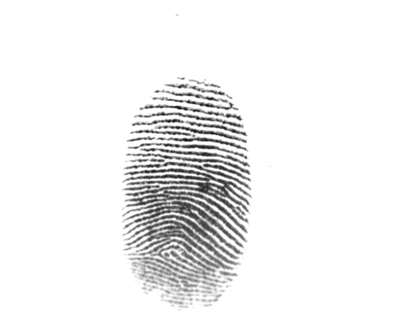
%> input picture 第二场/code/第1题附件/01.tif, 420 x 315 px, shrunk from 640 x 480 before the run
$ octave im.m   (GNU Octave 9; MATLAB toolbox functions it lacks are replaced by stand-ins)
%> lines starting %> are read from the running program, lines starting %| are printed output that depends on the picture
imdata=imread('01.tif');
%> imdata is the input picture: size 315x420 uint8; min 14, max 255, mean 240.4
imshow(imdata);
flag=0;
Min=min(min(imdata));
%> Min = 14
Max=max(max(imdata));
%> Max = 255
h=medfilt2(imdata);%去噪
for i=1:size(imdata,1)
    for j=1:size(imdata,2)
        if (h(i,j)>200)
            h(i,j)=255;
        end
    end
end
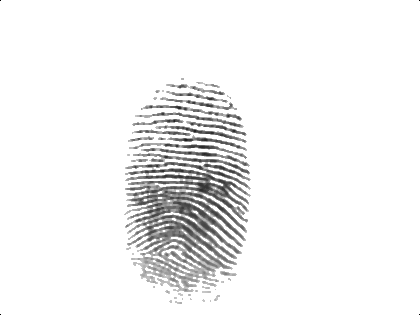
%> h: size 315x420 uint8; min 0, max 255, mean 242.3
h1=histeq(h);%增强
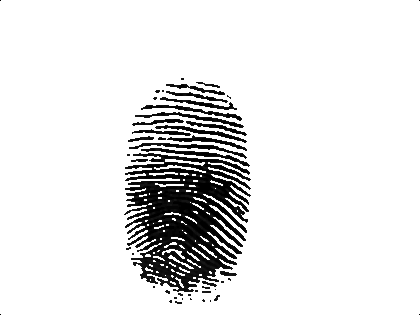
%> h1: size 315x420 uint8; min 0, max 255, mean 229.2
subplot(221);imshow(imdata);
subplot(222);imshow(h);
subplot(223);imshow(h1);


for i=1:size(imdata,1)
    for j=1:size(imdata,2)
        if (imdata(i,j)<255)
            fringe_x1=i;
             flag=1;
            break;
        end
    end
    if(flag==1)
        flag=0;
        break;
    end
end
%> after the loop, fringe_x1 = 14
for i=size(imdata,1):-1:1
    for j=1:size(imdata,2)
        if (imdata(i,j)<255)
            fringe_x2=i;
               flag=1;
            break;
        end
    end
    if(flag==1)
        flag=0;
        break;
    end
end
%> after the loop, fringe_x2 = 312
for i=1:size(imdata,2)
    for j=1:size(imdata,1)
        if (imdata(j,i)<255)
            fringe_y1=i;
                 flag=1;
            break;
        end
    end
    if(flag==1)
        flag=0;
        break;
    end
end
%> after the loop, fringe_y1 = 121
for i=size(imdata,2):-1:1
    for j=1:size(imdata,1)
        if (imdata(j,i)<255)
            fringe_y2=i;
            flag=1;
            break;
        end
    end
    if(flag==1)
        flag=0;
        break;
    end
end
%> after the loop, fringe_y2 = 272
% image=imdata(  fringe_x1:   fringe_x2 ,fringe_y1:  fringe_y2);
% subplot(224); imshow(image);

$ run again, with 第二场/code/第1题附件/02.tif copied over 第二场/code/第1题附件/01.tif
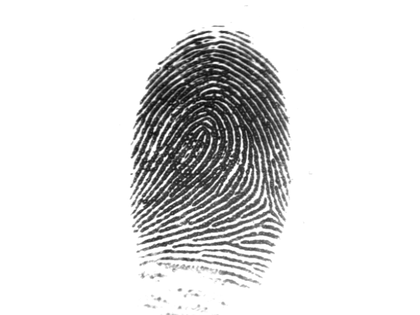
%> input picture 第二场/code/第1题附件/02.tif, 420 x 315 px, shrunk from 640 x 480 before the run
%> imdata is the input picture: size 315x420 uint8; min 8, max 255, mean 222.8
%> Min = 8
%> Max = 255
%> after the loop `for i=1:size(imdata,1)`:
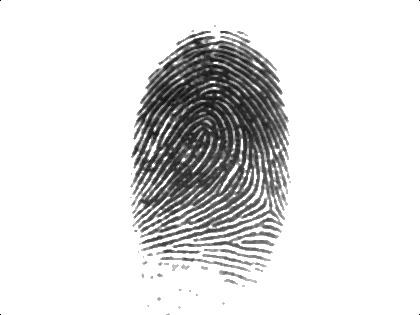
%> h: size 315x420 uint8; min 0, max 255, mean 223.3
%> `h1=histeq(h);`:
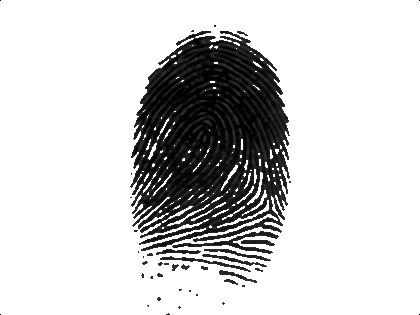
%> h1: size 315x420 uint8; min 0, max 255, mean 208.2
%> after the loop `for i=1:size(imdata,1)`: fringe_x1 = 6
%> after the loop `for i=size(imdata,1):-1:1`: fringe_x2 = 315
%> after the loop `for i=1:size(imdata,2)`: fringe_y1 = 120
%> after the loop `for i=size(imdata,2):-1:1`: fringe_y2 = 313

$ run again, with 第二场/code/第1题附件/03.tif copied over 第二场/code/第1题附件/01.tif
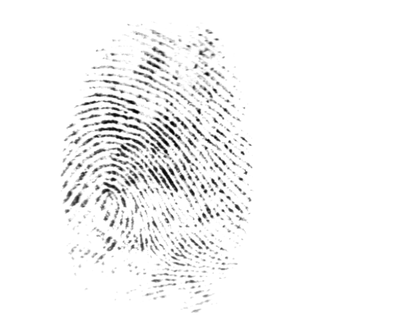
%> input picture 第二场/code/第1题附件/03.tif, 420 x 315 px, shrunk from 640 x 480 before the run
%> imdata is the input picture: size 315x420 uint8; min 0, max 255, mean 245.2
%> Min = 0
%> Max = 255
%> after the loop `for i=1:size(imdata,1)`:
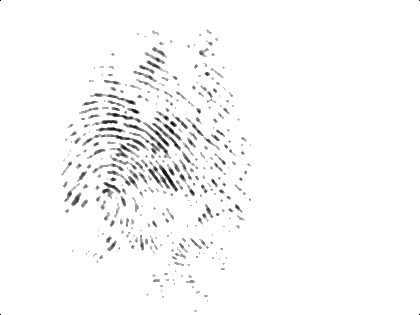
%> h: size 315x420 uint8; min 0, max 255, mean 249
%> `h1=histeq(h);`:
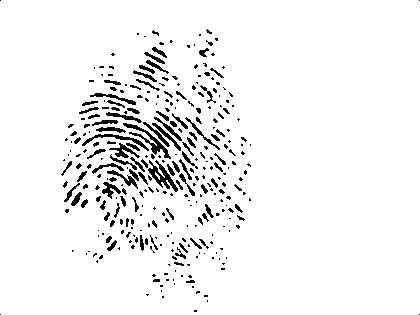
%> h1: size 315x420 uint8; min 0, max 255, mean 241.3
%> after the loop `for i=1:size(imdata,1)`: fringe_x1 = 22
%> after the loop `for i=size(imdata,1):-1:1`: fringe_x2 = 315
%> after the loop `for i=1:size(imdata,2)`: fringe_y1 = 60
%> after the loop `for i=size(imdata,2):-1:1`: fringe_y2 = 254
